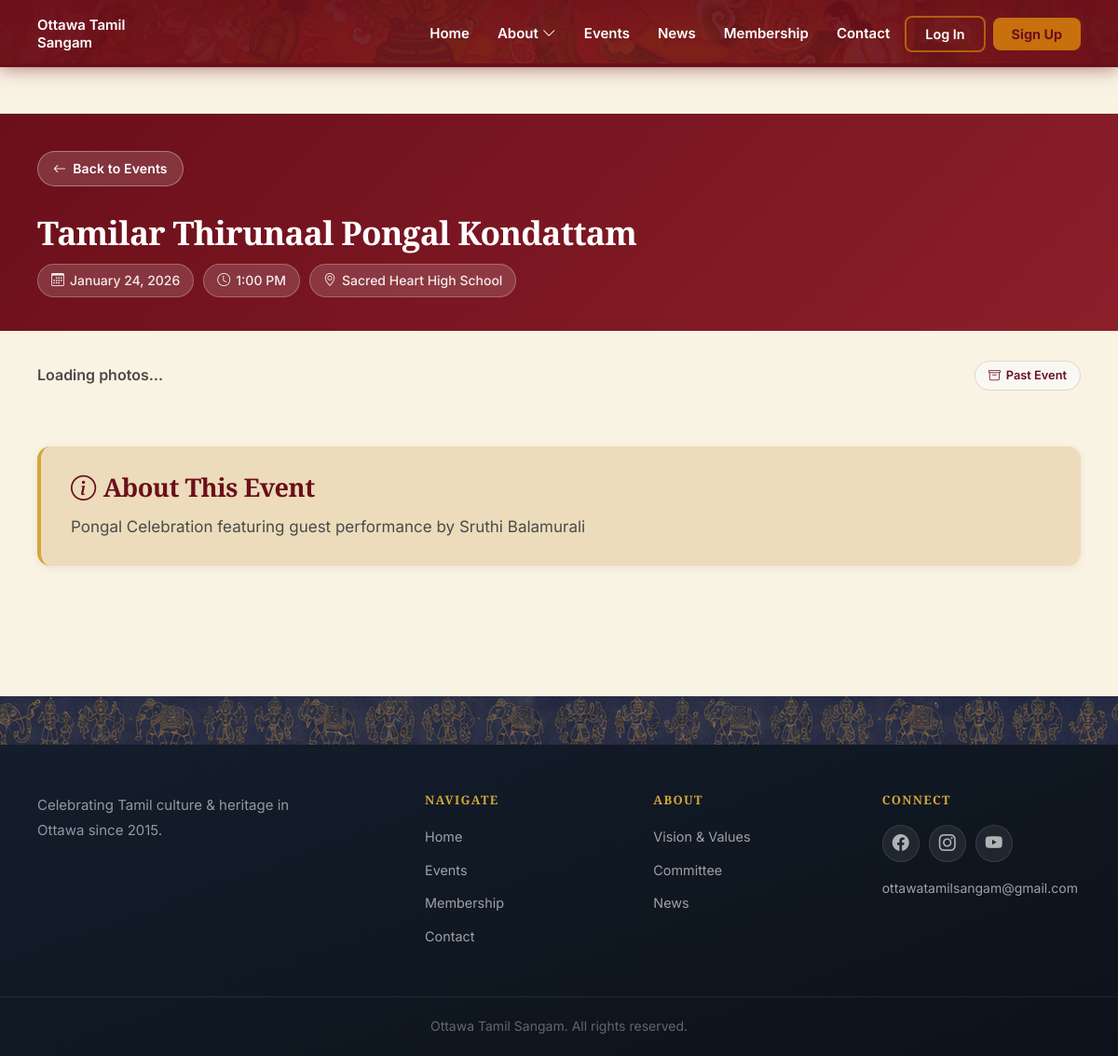
Screenshot of /events.php?id=1 with the database file from the repository.
### tables this page shows
CREATE TABLE events (
            id            INTEGER PRIMARY KEY AUTOINCREMENT,
            title         TEXT    NOT NULL,
            title_tamil   TEXT,
            description   TEXT,
            event_date    DATE,
            event_time    TEXT,
            location      TEXT,
            image_path    TEXT,
            ticket_url    TEXT,
            member_price  REAL,
            regular_price REAL,
            is_upcoming   INTEGER NOT NULL DEFAULT 1,
            is_published  INTEGER NOT NULL DEFAULT 1,
            created_by    INTEGER REFERENCES users(id),
            created_at    DATETIME DEFAULT CURRENT_TIMESTAMP,
            updated_at    DATETIME DEFAULT CURRENT_TIMESTAMP
        , zeffy_form_slug TEXT NOT NULL DEFAULT '');

### db.php (called while the page is built, shortened)
<?php
function e(mixed $v): string { return htmlspecialchars((string)$v, ENT_QUOTES | ENT_SUBSTITUTE, 'UTF-8'); }

### events.php (the view, shortened to what this page needs)
<?php
require_once __DIR__ . '/db.php';
$db = getDB();
$eventId = (int)($_GET['id'] ?? 0);
if ($eventId) {
    $stmt = $db->prepare("SELECT * FROM events WHERE id=? AND is_published=1 LIMIT 1");
    $stmt->execute([$eventId]);
    $singleEvent = $stmt->fetch();
}
include_once "header.php";
?>
<main>
  <?php if (!empty($singleEvent)): ?>
    <?php if (!$singleEvent['is_upcoming']): ?>
    <section class="event-gallery-section">
      <div class="gallery-header">
        <div class="container">
          <a href="events.php" class="back-link"><i class="bi bi-arrow-left"></i> Back to Events</a>
          <h1><?= e($singleEvent['title']) ?></h1>
          <div class="gallery-meta-pills">
            <?php if ($singleEvent['event_date']): ?>
            <span class="gallery-pill"><i class="bi bi-calendar3"></i> <?= date('F j, Y', strtotime($singleEvent['event_date'])) ?></span>
            <?php endif; ?>
            <?php if ($singleEvent['event_time']): ?>
            <span class="gallery-pill"><i class="bi bi-clock"></i> <?= e($singleEvent['event_time']) ?></span>
            <?php endif; ?>
            <?php if ($singleEvent['location']): ?>
            <span class="gallery-pill"><i class="bi bi-geo-alt"></i> <?= e($singleEvent['location']) ?></span>
            <?php endif; ?>
          </div>
        </div>
      </div>
      <div class="container">
        <div class="gallery-count-bar">
          <span id="galleryCount" class="gallery-count">Loading photos…</span>
          <span class="past-event-badge"><i class="bi bi-archive"></i> Past Event</span>
        </div>
        <?php if ($singleEvent['description']): ?>
        <div class="gallery-description-card">
          <h3><i class="bi bi-info-circle"></i> About This Event</h3>
          <div class="gallery-desc-html"><?= $singleEvent['description'] ?></div>
        </div>
        <?php endif; ?>
      </div>
    </section>
    <?php endif;  ?>
  <?php endif; ?>
</main>
<?php include_once "footer.php"; ?>
</body>
</html>

### styles.css (style rules this page uses)
:root { --maroon: #6b0f1a; --maroon-light: #8b1f2a; --gold: #d4a73a; --accent-orange: #d04e00; --accent-teal: #008b8b; --bg: #f9f3e4; --bg-secondary: #faf8f3; --text-primary: #1a1a1a; --text-secondary: #4a4a4a; --muted: #6b7280; --white: #ffffff; --card: #ecdcbb; --maxw: 1200px; --shadow-sm: 0 2px 8px rgba(107, 15, 26, 0.08); --shadow-md: 0 8px 24px rgba(107, 15, 26, 0.12); --shadow-lg: 0 16px 40px rgba(107, 15, 26, 0.15); --transition: all 0.3s cubic-bezier(0.4, 0, 0.2, 1); }
* { box-sizing: border-box; margin: 0; padding: 0; }
main { margin-top: 0; padding-top: 0; }
html { scroll-behavior: smooth; overflow-x: hidden; }
body { font-family: "Inter", -apple-system, BlinkMacSystemFont, "Segoe UI", Roboto, Arial, sans-serif; background: var(--bg); color: var(--text-primary); font-size: 16px; line-height: 1.6; -webkit-font-smoothing: antialiased; -moz-osx-font-smoothing: grayscale; }
.container { max-width: var(--maxw); margin: 0 auto; padding: 0 40px; }
h1, h2, h3, h4, h5, h6 { font-family: "Cormorant Garamond", Georgia, serif; font-weight: 700; line-height: 1.2; letter-spacing: -0.02em; }
h1 { font-size: 3.1rem; margin-bottom: 1rem; }
h3 { font-size: 1.7rem; color: var(--text-primary); margin-bottom: 0.75rem; }
p { color: var(--text-secondary); margin-bottom: 1rem; font-size: 1.0625rem; }
section { padding: 50px 0; }
.page-hero .back-link, .gallery-header .back-link { display: inline-flex; align-items: center; gap: 7px; margin-bottom: 16px; padding: 7px 16px; background: rgba(255, 255, 255, 0.15); border: 1px solid rgba(255, 255, 255, 0.35); border-radius: 100px; color: #fff; text-decoration: none; font-size: 0.875rem; font-weight: 600; letter-spacing: 0.01em; backdrop-filter: blur(4px); transition: background 0.2s, border-color 0.2s, transform 0.15s; }
.event-gallery-section { padding-bottom: 60px; }
.gallery-header { background: linear-gradient(135deg, var(--maroon) 0%, var(--maroon-light) 100%); color: var(--white); padding: 40px 0 36px; margin-bottom: 32px; }
.gallery-header h1 { color: var(--white); margin: 12px 0 6px; font-size: 2.2rem; }
.gallery-meta-pills { display: flex; flex-wrap: wrap; gap: 10px; margin-top: 12px; }
.gallery-pill { display: inline-flex; align-items: center; gap: 6px; background: rgba(255, 255, 255, 0.15); color: rgba(255, 255, 255, 0.9); border: 1px solid rgba(255, 255, 255, 0.25); border-radius: 20px; padding: 6px 14px; font-size: 0.875rem; font-weight: 500; }
.gallery-count-bar { display: flex; align-items: center; justify-content: space-between; margin-bottom: 20px; flex-wrap: wrap; gap: 10px; }
.gallery-count { font-size: 1rem; font-weight: 600; color: var(--text-secondary); }
.past-event-badge { display: inline-flex; align-items: center; gap: 6px; background: var(--bg-secondary); border: 1px solid rgba(107, 15, 26, 0.15); color: var(--maroon); border-radius: 20px; padding: 5px 14px; font-size: 0.8rem; font-weight: 600; }
.gallery-description-card { background: var(--card); border-radius: 14px; padding: 28px 32px; box-shadow: var(--shadow-sm); border-left: 4px solid var(--gold); margin-top: 12px; }
.gallery-description-card h3 { color: var(--maroon); margin-bottom: 12px; display: flex; align-items: center; gap: 8px; }
.gallery-desc-html p { color: var(--text-secondary); margin-bottom: 0.75rem; }
.gallery-desc-html p:last-child { margin-bottom: 0; }

### rows the page displays
events: title "Tamilar Thirunaal Pongal Kondattam", event_date "January 24, 2026", event_time "1:00 PM", location "Sacred Heart High School", description "Pongal Celebration featuring guest performance by Sruthi Balamurali"
